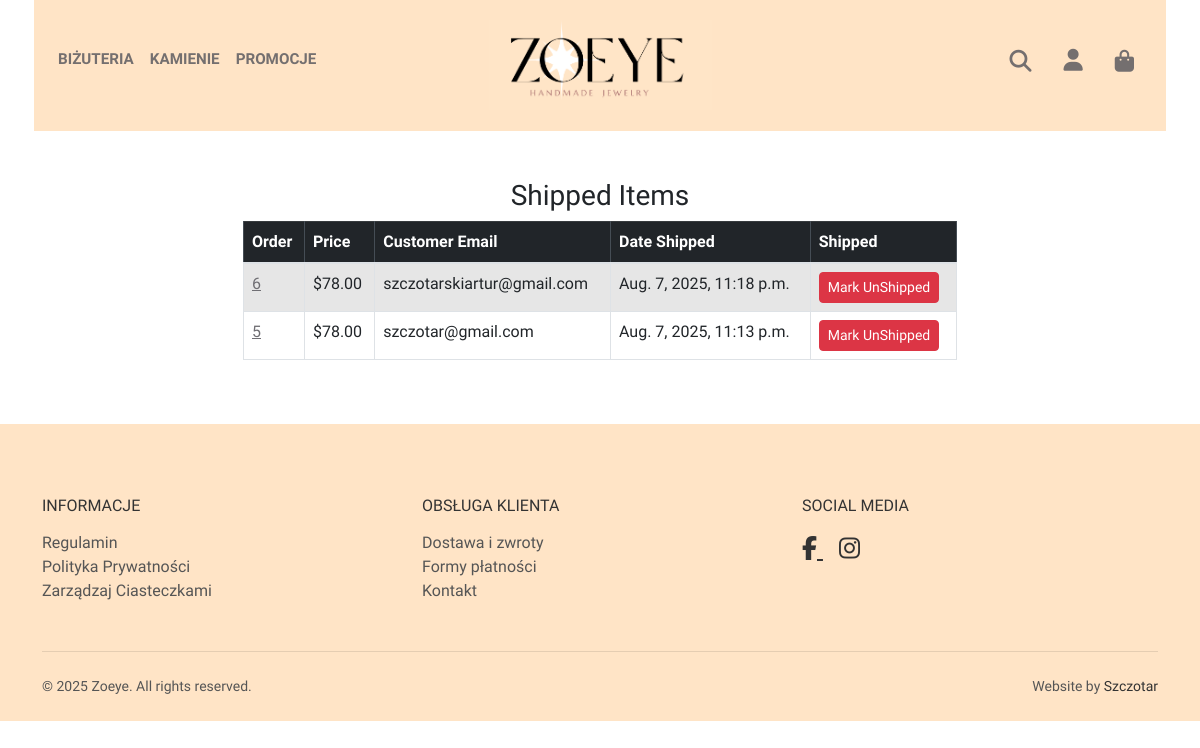
The page /payment/shipped_dash (signed in) on the database as committed earlier.
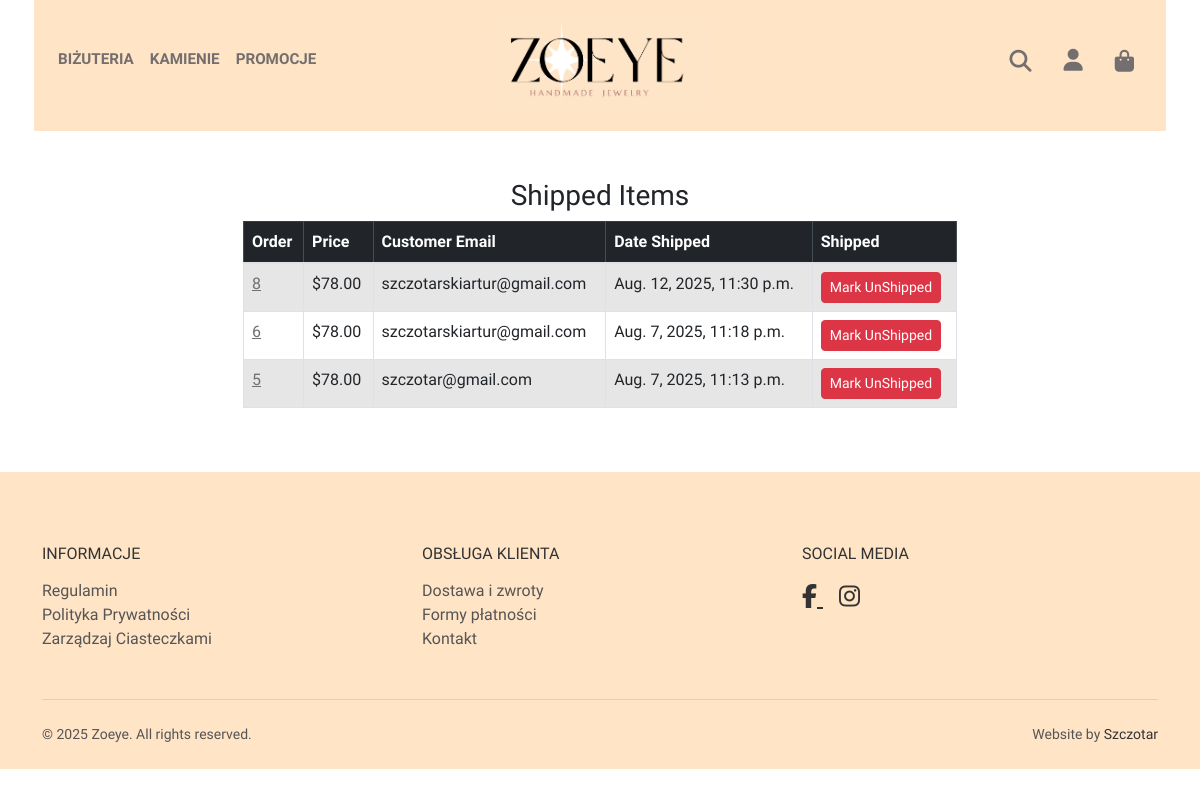
The same page on the database as committed later.
### payment/models.py (models this page shows, shortened)
class Order(models.Model):
    user = models.ForeignKey(User, on_delete=models.CASCADE, null=True, blank=True)
    order_number = models.CharField(max_length=12, unique=True, editable=False)
    full_name = models.CharField(max_length=250)
    email = models.EmailField(max_length=250)
    shipping_address = models.TextField(max_length=15000)
    amount_paid = models.DecimalField(max_digits=7, decimal_places=2)
    date_ordered = models.DateTimeField(auto_now_add=True)
    shipped = models.BooleanField(default=False)
    date_shipped = models.DateTimeField(blank=True, null=True)
    payment_intent_id = models.CharField(max_length=255, blank=True, null=True)

### payment/views.py (the view, shortened to what this page needs)
# urls.py: path('shipped_dash', views.shipped_dash, name="shipped_dash"),
def shipped_dash(request):
    if request.user.is_authenticated and request.user.is_superuser:
        orders = Order.objects.filter(shipped=True).order_by('-date_shipped')
        return render(request, "payment/shipped_dash.html", {"orders": orders})
    else:
        messages.error(request, "Access Denied")
        return redirect('home')

### cart/cart.py (called while the page is built, shortened)
    def __len__(self):
        return sum(self.cart.values())

    def _load_from_db(self):
        if self.request.user.is_authenticated:
            try:
                profile = Profile.objects.get(user=self.request.user)
            except Profile.DoesNotExist:
                print(f"Warning: Profile not found for user {self.request.user.username} during cart load.")
            except Exception as e:
                 print(f"Unexpected error loading cart from DB for user {self.request.user.username}: {e}")

### cart/context_processors.py (called while the page is built)
def cart(request):
	return {'cart': Cart(request)}

### store/context_processors.py (called while the page is built)
def site_data(request):
    return {
        'all_materials': Material.objects.all().order_by('name'),
        'all_categories': Category.objects.all().order_by('name'), # Możesz też dodać wszystkie kategorie
    }

def api_keys(request):
    return {
        'INPOST_KEY': settings.INPOST_KEY,
    }

### payment/templates/payment/shipped_dash.html (shortened to what this page needs)
{% extends 'base.html' %}
{% block content %}
        <div class="container">
        	<div class="row">
        		<center>
        			<div class="col-8">
        				<br/><br/>
<h3>Shipped Items</h3>
<table class="table table-striped table-hover table-bordered">
  <thead class="table-dark">
    <tr>
      <th scope="col">Order</th>
      <th scope="col">Price</th>
      <th scope="col">Customer Email</th>
      <th scope="col">Date Shipped</th>
      <th scope="col">Shipped</th>
    </tr>
  </thead>
  <tbody>
    {% for item in orders %}
    <tr>
      <td><a href="{% url 'orders' item.id %}">{{ item.id }}</a></td>
      <td>${{ item.amount_paid }}</td>
      <td>{{ item.email }}</td>
      <td>{{ item.date_shipped }}</td>
       <td>
        <form method="POST">
          <button type="Submit" class="btn btn-danger btn-sm">Mark UnShipped</button>
        </form>
      </td>
    </tr>
    {% endfor %}
  </tbody>
</table>
<br/><br/>
        			</div>
        		</center>
        	</div>
        </div>
{% endblock %}

### store/templates/base.html (shortened to what this page needs)
{% load static %}
<!DOCTYPE html>
<html lang="en">
    <head>
        <link href="https://cdn.jsdelivr.net/npm/bootstrap-icons@1.5.0/font/bootstrap-icons.css" rel="stylesheet" />
        <link rel="stylesheet" href="https://cdnjs.cloudflare.com/ajax/libs/font-awesome/4.7.0/css/font-awesome.min.css">
        <link rel="stylesheet" href="{% static 'css/bootstrap.min.css' %}">
        <link rel="stylesheet" href="{% static 'css/bootstrap-select.min.css' %}">
        <link href="{% static 'css/styles.css' %}" rel="stylesheet" />
        <link rel="stylesheet" href="{% static 'css/custom.css' %}">
          <link rel="stylesheet" href="https://cdnjs.cloudflare.com/ajax/libs/font-awesome/5.15.4/css/all.min.css" />
    </head>
    <body>
        {% include 'navbar.html' %}
        {% block content %}
        {% endblock %}
        {% include 'footer.html' %}
        {% include 'scripts.html' %}
</html>

### store/templates/navbar.html (shortened to what this page needs)
{% load static %}
<header class="header">
  <div class="container no-margin px-0 px-lg-1">
    <nav class="navbar navbar-expand-lg navbar-light my-higher-navbar position-relative" style="background-color: #FFE4C6;">
      <div class="d-flex justify-content-between align-items-center w-100">
        <div class="d-flex align-items-center">
          <div class="d-none d-lg-flex" id="navbarNavLarge">
            <ul class="navbar-nav">
              <li class="nav-item dropdown">
                <a class="nav-link dropdown-toggle" id="pagesDropdownLarge" href="#" data-bs-toggle="dropdown" aria-haspopup="true" aria-expanded="false">BIŻUTERIA</a>
              </li>
              <li class="nav-item dropdown">
                <a class="nav-link dropdown-toggle" id="stonesDropdownLarge" href="#" data-bs-toggle="dropdown" aria-haspopup="true" aria-expanded="false">KAMIENIE</a>
              </li>
              <li class="nav-item">
                <a class="nav-link" href="{% url 'sale' %}">PROMOCJE</a>
              </li>
            </ul>
          </div>
        </div>
        <a class="navbar-brand" href="{% url 'home' %}">
          <img src="{% static 'img/zoeye_logo.png' %}" alt="Zoeye">
        </a>
        <div class="d-flex align-items-center">
          <ul class="navbar-nav flex-row align-items-center">
            <li class="nav-item">
              <a class="nav-link" href="{% url 'search' %}">
                <i class="fas fa-search nav-icon-fa"></i>
              </a>
            </li>
            <li class="nav-item dropdown ms-3">
              <a class="nav-link dropdown-toggle" id="userDropdown" href="#" role="button" data-bs-toggle="dropdown" aria-expanded="false">
                <i class="fas fa-user nav-icon-fa"></i>
              </a>
            </li>
            <li class="nav-item ms-3">
              <a class="nav-link d-flex align-items-center" href="{% url 'cart_summary' %}">
                <div class="position-relative">
                  <i class="fas fa-shopping-bag nav-icon-fa"></i>
                </div>
              </a>
            </li>
          </ul>
        </div>
      </div>
    </nav>
  </div>
</header>

### store/templates/footer.html (shortened to what this page needs)
<footer class="footer-custom">
    <div class="container py-4">
      <div class="row py-5">
        <div class="col-md-4 mb-3 mb-md-0">
          <h6 class="text-uppercase mb-3">Informacje</h6>
          <ul class="list-unstyled mb-0">
            <li><a class="footer-link" href="{% url 'terms_page' %}">Regulamin</a></li>
            <li><a class="footer-link" href="{% url 'privacy_policy' %}">Polityka Prywatności</a></li>
          <li><a class="footer-link" href="#" id="manage-cookies-link">Zarządzaj Ciasteczkami</a></li>
          </ul>
        </div>
        <div class="col-md-4 mb-3 mb-md-0">
          <h6 class="text-uppercase mb-3">Obsługa Klienta</h6>
          <ul class="list-unstyled mb-0">
            <li><a class="footer-link" href="{% url 'delivery_returns' %}">Dostawa i zwroty</a></li>
            <li><a class="footer-link" href="{% url 'payment_methods' %}">Formy płatności</a></li>
            <li><a class="footer-link" href="{% url 'contact' %}">Kontakt</a></li>
          </ul>
        </div>
        <div class="col-md-4">
          <h6 class="text-uppercase mb-3">Social media</h6>
          <div>
            <a class="social-link me-3" href="https://www.facebook.com/profile.php?id=61551256974737" target="_blank" aria-label="Facebook">
                <i class="fab fa-facebook-f"></i>
            </a>
            <a class="social-link" href="https://www.instagram.com/zoeye.design/" target="_blank" aria-label="Instagram">
                <i class="fab fa-instagram"></i>
            </a>
          </div>
        </div>
      </div>
      <div class="border-top border-top-custom pt-4">
        <div class="row">
          <div class="col-lg-6">
            <p class="small text-muted-custom mb-0">&copy; {% now "Y" %} Zoeye. All rights reserved.</p>
          </div>
          <div class="col-lg-6 text-lg-end">
            <p class="small text-muted-custom mb-0">
                Website by <a class="reset-anchor-custom" href="https://www.linkedin.com/in/twojprofil/" target="_blank">Szczotar</a>
            </p>
          </div>
        </div>
      </div>
    </div>
</footer>

### store/templates/scripts.html (shortened to what this page needs)
{% load static %}
<link rel="stylesheet" href="https://cdnjs.cloudflare.com/ajax/libs/font-awesome/6.5.1/css/all.min.css" />

### static/css/custom.css (style rules this page uses)
.navbar-brand img { height: 130px; width: auto; max-height:100%; vertical-align: middle; }
.my-higher-navbar { padding-top: 40px; padding-bottom: 50px; }
.nav-item .nav-link.dropdown-toggle { padding-top: 2-px; padding-bottom: 10px; }
.nav-item .nav-link.dropdown-toggle::after { display: none; content: none; border: none; }
.nav-icon-fa { font-size: 22px; color: rgb(116, 111, 111); transition: color 0.3s ease; vertical-align: middle; }
#userDropdown::after { display: none; }
.navbar-brand img { height: 90px; max-height: 90%; width: auto; }

### store/templates/footer.html (style rules this page uses)
.footer-custom { background-color: #FFE4C6; color: #333; }
.footer-custom .footer-link { color: #555; text-decoration: none; transition: color 0.2s; }
.footer-custom .social-link { font-size: 1.5rem; color: #333; transition: color 0.2s; }
.footer-custom .border-top-custom { border-color: rgba(0, 0, 0, 0.1) !important; }
.footer-custom .text-muted-custom { color: #555 !important; }
.footer-custom .reset-anchor-custom { color: #333; text-decoration: none; }

Rows that differ between the two databases and show on the page:
added Order: id "8", amount_paid "78.00", email "szczotarskiartur@gmail.com", date_shipped "Aug. 12, 2025, 11:30 p.m."
